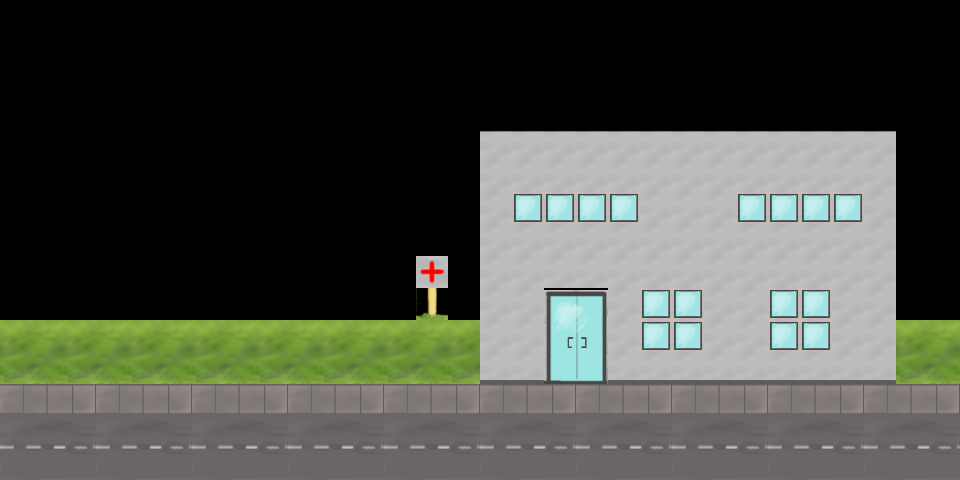

Below is a game level as drawn by its tile map, then a one-line description and the .tmx that defines it (tile-layer data replaced by summaries):
An orthogonal 30x15 tile map with 32x32 px tiles, 1 tile layer (Tile Layer 1).

<map version="1.0" orientation="orthogonal" renderorder="right-down" width="30" height="15" tilewidth="32" tileheight="32">
 <tileset firstgid="1" name="school" tilewidth="32" tileheight="32">
  <image source="../tile/school.png" width="480" height="480" />
 </tileset>
 <layer name="Tile Layer 1" width="30" height="15">
  <data>[450 cells, 230 non-empty, 25 distinct tile ids]</data>
 </layer>
</map>
